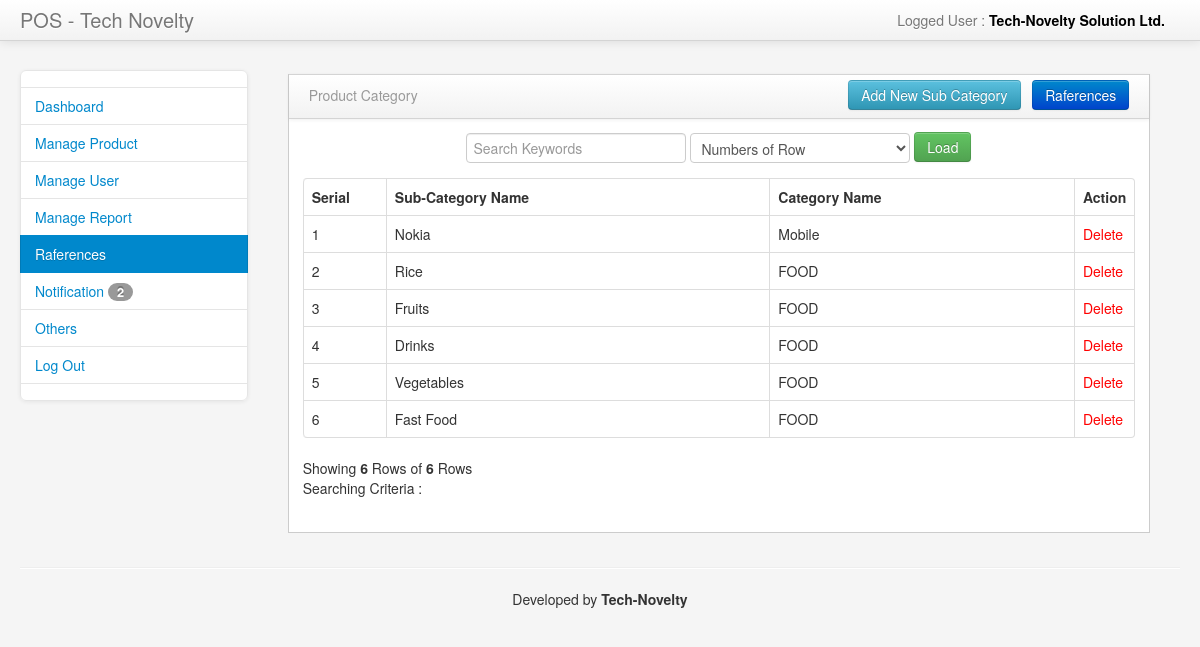
The app's page /admin/manage_sub_category.php (signed in) with its own data.
### tables this page shows
CREATE TABLE IF NOT EXISTS `tbsubcategory` (
  `scid` int(11) NOT NULL AUTO_INCREMENT,
  `sub_cat_name` varchar(200) NOT NULL,
  `category_id` int(11) NOT NULL,
  PRIMARY KEY (`scid`)
);

CREATE TABLE IF NOT EXISTS `tbcategory` (
  `cid` int(11) NOT NULL AUTO_INCREMENT,
  `cname` varchar(200) NOT NULL,
  PRIMARY KEY (`cid`)
);

### tools/functions.php (called while the page is built, shortened)
<?php
require_once("controller.php");
class myFunctions extends POSController{
	function getTotalRowNumber($tbname){
  		$query ="SELECT * FROM $tbname ";
  		return $this->getRowNumber($query);
	}
	function getSubCategory($search,$num_rows){
  		$query ="SELECT tbsubcategory.scid,tbsubcategory.sub_cat_name,tbcategory.cname FROM tbsubcategory INNER JOIN tbcategory ON tbcategory.cid=tbsubcategory.category_id WHERE tbsubcategory.sub_cat_name like '%$search%' OR tbcategory.cname like '%$search%'  limit 0,$num_rows";
  		return $this->getData($query);
	}
	function getNotificationsNum(){
  		$query ="SELECT * FROM tbproducts WHERE quantity <5 ";
  		return $this->getRowNumber($query);
	}
}
?>

### tools/controller.php (called while the page is built, shortened)
<?php
class POSController extends MyPOSDB{
	function getData($query) {
		$result = mysql_query($query);
		while($row=mysql_fetch_assoc($result)) {
			$resultset[] = $row;
		}
		if(!empty($resultset))
			return $resultset;
	}
	function getRowNumber($query) {
		$result = mysql_query($query);
		$rows=mysql_num_rows($result);
		return $rows;
	}
}
	?>

### admin/manage_sub_category.php (the view, shortened to what this page needs)
<?php
require_once 'header_link.php';
$db_handle = new myFunctions();
  if(!isset($_REQUEST['keywords']) && !isset($_REQUEST['num_rows']) ){
    $search = "";
    $num_rows = "15";
  }else{
    $search = $_REQUEST['keywords'];
    $num_rows = $_REQUEST['num_rows'];
  }
  if ($num_rows !=NULL && $search == NULL) {
    $results = $db_handle->getSubCategory("",$num_rows);
  }
?>
<!DOCTYPE html>
<html class="no-js">
    <head>
        <link href="assets/css/customizedstyle.css" rel="stylesheet" media="screen">
        <link href="assets/css/myresponsivestyle.css" rel="stylesheet" media="screen">
        <link href="assets/css/styles.css" rel="stylesheet" media="screen">
    </head>
    <body>
        <div class="navbar navbar-fixed-top">
            <div class="navbar-inner">
                <div class="container-fluid">
                    <a class="brand" href="#">POS - Tech Novelty </a>
                    <div class="nav-collapse collapse">
                        <ul class="nav pull-right">
                            <li class="dropdown">
                                <a href="#" role="button" class="dropdown-toggle" data-toggle="dropdown">  <?php echo $user;?> </a>
                            </li>
                        </ul>
                   </div>
            </div>
        </div>
		</div>
        <div class="container-fluid">
            <div class="row-fluid">
                <div class="span3" id="sidebar">
                    <ul class="nav nav-list bs-docs-sidenav nav-collapse collapse">
                        <li><a></a></li>
                        <li><a href="dashboard.php"> Dashboard</a></li>
                        <li><a href="manage_products.php"> Manage Product</a></li>
                        <li><a href="manage_users.php"> Manage User</a></li>
                        <li><a href="manage_report.php"> Manage Report</a></li>
                        <li class="active"><a href="manage_references.php"> Raferences</a></li>
                        <li><a href="notification.php"> Notification <span class="badge"><?php echo $db_handle->getNotificationsNum();?></span></a></li>
                        <li><a href="others.php"> Others</a></li>
                        <li><a href="logout.php"> Log Out</a></li>
                        <li><a></a></li>
                    </ul>
                </div>
                <div class="span9" id="content">
                    <div class="row-fluid">
                        <div class="block">
                            <div class="navbar navbar-inner block-header">
                                <div class="muted pull-left" >Product Category</div>
                                <div class="pull-right" ><a href="add_sub_category.php" style="margin-bottom:8px; margin-top:-5px;" class="btn btn-xs btn-info">Add New Sub Category</a> &nbsp; <a href="manage_references.php" style="margin-bottom:8px; margin-top:-5px;" class="btn btn-xs btn-primary">Raferences</a></div>
                            </div>
                            <div class="block-content collapse in">
                               <center>
                                   <form action="" method="GET">
                                       <input name="keywords" type="text" value="<?php echo $search; ?>" placeholder="Search Keywords">
                                       <select name="num_rows">
                                           <option value="">Numbers of Row</option>
                                       </select>
                                        <input  class="btn btn-success" style="margin-bottom:8px; margin-top:-5px;"  type="submit" value="Load" >
                                       </form>
                                    </center>
                                   <table style="margin-top:-15px"; class="table table-bordered table-stripted table-hover">
                                      <thead>
                                            <th width="10%">Serial</th>
                                            <th>Sub-Category Name</th>
                                            <th>Category Name</th>
                                            <th width="5%">Action</th>
                                       </thead>
                                        <?php
                                        $i=0;
                                        $trow=count($results);
                                        if($trow>0){
                                         foreach($results as $subcategory) {
                                        ?>
                                       <tr>
                                            <td><?php echo ++$i; ?></td>
                                            <td><?php echo htmlentities($subcategory["sub_cat_name"]); ?></td>
                                            <td><?php echo htmlentities($subcategory["cname"]); ?></td>
                                            <td>
                                                <a style="text-decoration:none;color:red;" onClick="return confirm('Do you want to Delete this Sub-Category?');"   href="delete_sub_category.php?id=<?php echo $subcategory['scid']; ?>">Delete</a>
                                            </td>
                                       </tr>
                                       <?php
                                        }
                                       }else{
                                          echo "<tr><td colspan='3' > <center>No data are matching</center></td></tr>";
                                        }
                                        ?>
                                   </table>
                                    <?php
                                    echo "Showing <b>".$i."</b> Rows of <b>".$db_handle->getTotalRowNumber("tbsubcategory")."</b> Rows";
                                    echo " <br /> Searching Criteria : <b>".$search."</b>";
                                     ?>
								                <br ><br >
                            </div>
                        </div>
                    </div>
				</div>
			</div>
            <hr>
            <footer>
            </footer>
        </div>
    </body>
</html>

### admin/assets/css/myresponsivestyle.css (style rules this page uses)
.row-fluid { width: 100%; *zoom: 1; }
.row-fluid:before, .row-fluid:after { display: table; line-height: 0; content: ""; }
.row-fluid:after { clear: both; }
.row-fluid [class*="span"] { display: block; float: left; width: 100%; min-height: 30px; margin-left: 2.564102564102564%; *margin-left: 2.5109110747408616%; -webkit-box-sizing: border-box; -moz-box-sizing: border-box; box-sizing: border-box; }
.row-fluid [class*="span"]:first-child { margin-left: 0; }
.row-fluid .span9 { width: 74.35897435897436%; *width: 74.30578286961266%; }
.row-fluid .span3 { width: 23.076923076923077%; *width: 23.023731587561375%; }
input, textarea, .uneditable-input { margin-left: 0; }
@media (min-width: 980px) { .nav-collapse.collapse { height: auto !important; overflow: visible !important; } }

### admin/assets/css/styles.css (style rules this page uses)
body { padding-top: 0; padding-bottom: 40px; background-color: #f5f5f5; }
@media (min-width: 979px) { body { padding-top: 60px; } }
#content { margin-left:0px; }
.block { border: 1px solid #ccc; background: white; margin: 1em 0em; border-top: none; }
.block-content { margin: 1em; min-height: .25em; }
.block-header { margin-bottom: 0px; border-right: none; border-left: none; -webkit-border-radius: 0px; -moz-border-radius: 0px; border-radius: 0px; }
.block-header div { padding-top: 10px; }
.bs-docs-sidenav { max-width: 228px; margin: 10px 0 0; padding: 0; background-color: #fff; -webkit-border-radius: 6px; -moz-border-radius: 6px; border-radius: 6px; -webkit-box-shadow: 0 1px 4px rgba(0,0,0,.065); -moz-box-shadow: 0 1px 4px rgba(0,0,0,.065); box-shadow: 0 1px 4px rgba(0,0,0,.065); }
.bs-docs-sidenav > li > a { display: block; width: 190px \9; margin: 0 0 -1px; padding: 8px 14px; border: 1px solid #e5e5e5; }
.bs-docs-sidenav > li:first-child > a { -webkit-border-radius: 6px 6px 0 0; -moz-border-radius: 6px 6px 0 0; border-radius: 6px 6px 0 0; }
.bs-docs-sidenav > li:last-child > a { -webkit-border-radius: 0 0 6px 6px; -moz-border-radius: 0 0 6px 6px; border-radius: 0 0 6px 6px; }
.bs-docs-sidenav > .active > a { position: relative; z-index: 2; padding: 9px 15px; border: 0; text-shadow: 0 1px 0 rgba(0,0,0,.15); -webkit-box-shadow: inset 1px 0 0 rgba(0,0,0,.1), inset -1px 0 0 rgba(0,0,0,.1); -moz-box-shadow: inset 1px 0 0 rgba(0,0,0,.1), inset -1px 0 0 rgba(0,0,0,.1); box-shadow: inset 1px 0 0 rgba(0,0,0,.1), inset -1px 0 0 rgba(0,0,0,.1); }

### records on screen
tbsubcategory: sub_cat_name "Nokia", category.cname "Mobile"
tbsubcategory: sub_cat_name "Rice", category.cname "FOOD"
tbsubcategory: sub_cat_name "Fruits", category.cname "FOOD"
tbsubcategory: sub_cat_name "Drinks", category.cname "FOOD"
tbsubcategory: sub_cat_name "Vegetables", category.cname "FOOD"
tbsubcategory: sub_cat_name "Fast Food", category.cname "FOOD"

### other values on screen
$_SESSION['adminFullName'] "Tech-Novelty Solution Ltd."
$db_handle->getNotificationsNum() "2"
$i "6"
$db_handle->getTotalRowNumber("tbsubcategory") "6"
